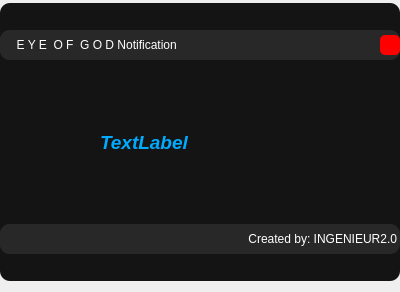
<?xml version="1.0" encoding="UTF-8"?>
<ui version="4.0">
 <class>Notification</class>
 <widget class="QWidget" name="Notification">
  <property name="geometry">
   <rect>
    <x>0</x>
    <y>0</y>
    <width>400</width>
    <height>292</height>
   </rect>
  </property>
  <property name="maximumSize">
   <size>
    <width>400</width>
    <height>400</height>
   </size>
  </property>
  <property name="windowTitle">
   <string>Form</string>
  </property>
  <layout class="QVBoxLayout" name="verticalLayout">
   <property name="spacing">
    <number>3</number>
   </property>
   <property name="leftMargin">
    <number>0</number>
   </property>
   <property name="topMargin">
    <number>3</number>
   </property>
   <property name="rightMargin">
    <number>0</number>
   </property>
   <item>
    <widget class="QFrame" name="frame">
     <property name="styleSheet">
      <string notr="true">background-color: rgb(20, 20, 20);
border-radius: 10px;</string>
     </property>
     <property name="frameShape">
      <enum>QFrame::StyledPanel</enum>
     </property>
     <property name="frameShadow">
      <enum>QFrame::Raised</enum>
     </property>
     <layout class="QVBoxLayout" name="verticalLayout_2">
      <property name="spacing">
       <number>0</number>
      </property>
      <property name="leftMargin">
       <number>0</number>
      </property>
      <property name="topMargin">
       <number>0</number>
      </property>
      <property name="rightMargin">
       <number>0</number>
      </property>
      <property name="bottomMargin">
       <number>0</number>
      </property>
      <item>
       <widget class="QFrame" name="frame_2">
        <property name="maximumSize">
         <size>
          <width>16777215</width>
          <height>30</height>
         </size>
        </property>
        <property name="styleSheet">
         <string notr="true">background-color: rgb(40, 40, 40);</string>
        </property>
        <property name="frameShape">
         <enum>QFrame::StyledPanel</enum>
        </property>
        <property name="frameShadow">
         <enum>QFrame::Raised</enum>
        </property>
        <layout class="QHBoxLayout" name="horizontalLayout">
         <property name="spacing">
          <number>0</number>
         </property>
         <property name="leftMargin">
          <number>0</number>
         </property>
         <property name="topMargin">
          <number>0</number>
         </property>
         <property name="rightMargin">
          <number>0</number>
         </property>
         <property name="bottomMargin">
          <number>0</number>
         </property>
         <item>
          <widget class="QLabel" name="label">
           <property name="styleSheet">
            <string notr="true">color: rgb(255, 255, 255);</string>
           </property>
           <property name="text">
            <string>     E Y E  O F  G O D Notification</string>
           </property>
          </widget>
         </item>
         <item>
          <widget class="QPushButton" name="pb_close_notification">
           <property name="maximumSize">
            <size>
             <width>20</width>
             <height>20</height>
            </size>
           </property>
           <property name="styleSheet">
            <string notr="true">QPushButton {
	border-radius: 5px;
	background-image: url(C:/Users/idris/Documents/qt/eye_of_god/resource/images/cil-x.png);
	background-position: center;
	background-color: rgb(255, 0, 0);
}
QPushButton:hover {
	background-color: rgb(50, 50, 50);
	color: rgb(200, 200, 200);
}
QPushButton:pressed {
	background-color: rgb(35, 35, 35);
	color: rgb(200, 200, 200);
}</string>
           </property>
           <property name="text">
            <string/>
           </property>
          </widget>
         </item>
        </layout>
       </widget>
      </item>
      <item>
       <widget class="QFrame" name="frame_3">
        <property name="minimumSize">
         <size>
          <width>0</width>
          <height>80</height>
         </size>
        </property>
        <property name="maximumSize">
         <size>
          <width>16777215</width>
          <height>110</height>
         </size>
        </property>
        <property name="styleSheet">
         <string notr="true">background-image: url(:/icon/resource/images/logos.png);</string>
        </property>
        <property name="frameShape">
         <enum>QFrame::StyledPanel</enum>
        </property>
        <property name="frameShadow">
         <enum>QFrame::Raised</enum>
        </property>
        <layout class="QHBoxLayout" name="horizontalLayout_2">
         <property name="spacing">
          <number>0</number>
         </property>
         <property name="leftMargin">
          <number>0</number>
         </property>
         <property name="topMargin">
          <number>0</number>
         </property>
         <property name="rightMargin">
          <number>9</number>
         </property>
         <property name="bottomMargin">
          <number>0</number>
         </property>
         <item>
          <widget class="QLabel" name="logos_notification">
           <property name="minimumSize">
            <size>
             <width>0</width>
             <height>100</height>
            </size>
           </property>
           <property name="maximumSize">
            <size>
             <width>100</width>
             <height>16777215</height>
            </size>
           </property>
           <property name="text">
            <string/>
           </property>
           <property name="scaledContents">
            <bool>true</bool>
           </property>
          </widget>
         </item>
         <item>
          <widget class="QLabel" name="texte">
           <property name="font">
            <font>
             <family>Segoe UI</family>
             <pointsize>14</pointsize>
             <weight>75</weight>
             <italic>true</italic>
             <bold>true</bold>
            </font>
           </property>
           <property name="styleSheet">
            <string notr="true">color: rgb(0, 170, 255);</string>
           </property>
           <property name="text">
            <string>TextLabel</string>
           </property>
           <property name="scaledContents">
            <bool>true</bool>
           </property>
          </widget>
         </item>
        </layout>
       </widget>
      </item>
      <item>
       <widget class="QFrame" name="frame_4">
        <property name="maximumSize">
         <size>
          <width>16777215</width>
          <height>30</height>
         </size>
        </property>
        <property name="styleSheet">
         <string notr="true">background-color: rgb(40, 40, 40);</string>
        </property>
        <property name="frameShape">
         <enum>QFrame::StyledPanel</enum>
        </property>
        <property name="frameShadow">
         <enum>QFrame::Raised</enum>
        </property>
        <layout class="QHBoxLayout" name="horizontalLayout_3">
         <property name="spacing">
          <number>0</number>
         </property>
         <property name="leftMargin">
          <number>0</number>
         </property>
         <property name="topMargin">
          <number>0</number>
         </property>
         <property name="rightMargin">
          <number>3</number>
         </property>
         <property name="bottomMargin">
          <number>0</number>
         </property>
         <item>
          <widget class="QLabel" name="label_2">
           <property name="layoutDirection">
            <enum>Qt::LeftToRight</enum>
           </property>
           <property name="styleSheet">
            <string notr="true">color: rgb(255, 255, 255);</string>
           </property>
           <property name="text">
            <string>Created by: INGENIEUR2.0</string>
           </property>
           <property name="alignment">
            <set>Qt::AlignRight|Qt::AlignTrailing|Qt::AlignVCenter</set>
           </property>
          </widget>
         </item>
        </layout>
       </widget>
      </item>
     </layout>
    </widget>
   </item>
  </layout>
 </widget>
 <resources/>
 <connections/>
</ui>
